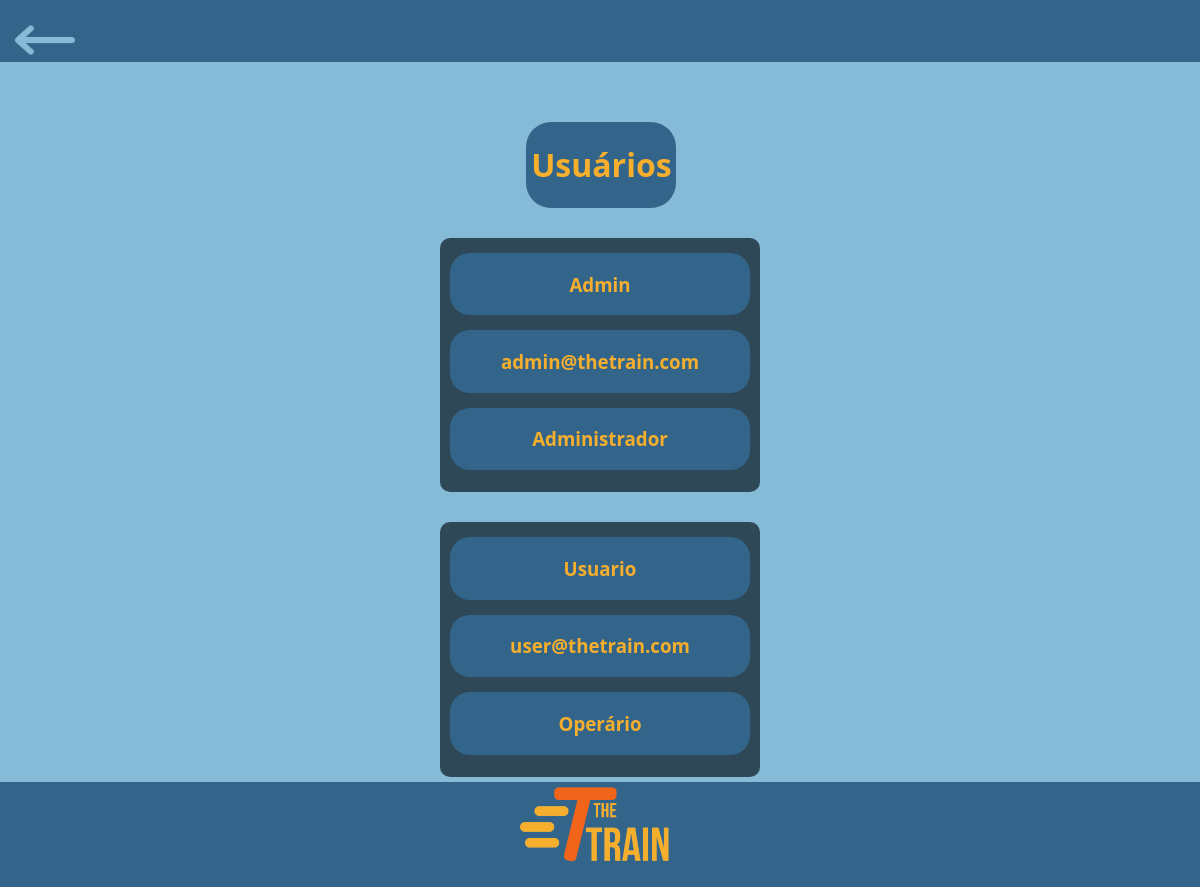
Page /private/user/dashboard/usuarios.php on the earlier database version.
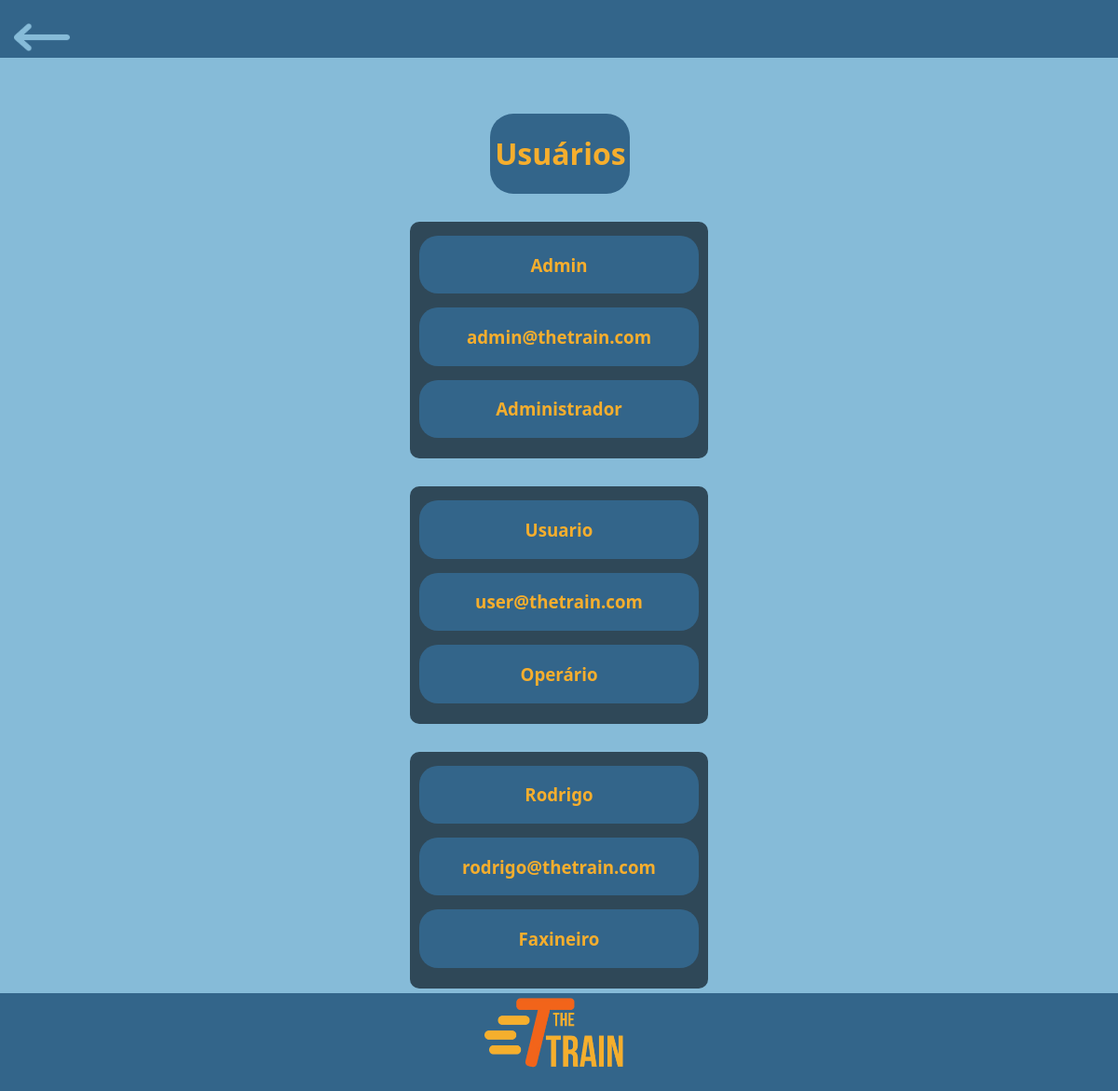
Same page on the later database version.
### tables this page shows
CREATE TABLE usuarios(
	id INT AUTO_INCREMENT NOT NULL PRIMARY KEY,
    cargo ENUM('Administrador', 'Mecânico', 'Faxineiro', 'Supervisor', 'Operário', 'Piloto') NOT NULL,
    salario DECIMAL(10, 2) NOT NULL,
    genero ENUM('Feminino', 'Masculino', 'Prefiro não dizer', 'Outro') NOT NULL,
    dataNascimento DATE NOT NULL,
    senha VARCHAR(255) NOT NULL,
    email VARCHAR(255) NOT NULL,
    nome VARCHAR(120) NOT NULL,
    cpf VARCHAR(11) UNIQUE NOT NULL,
    tipo ENUM('admin', 'funcionario') NOT NULL
);

### private/user/dashboard/usuarios.php (the view, shortened to what this page needs)
<?php
include '../../conexao/conexao.php';
$sql = 'SELECT id, nome, cargo, email FROM usuarios';
$result = $conn->query($sql);
?>
<html lang="pt-br">
<head>
    <link rel="stylesheet" href="../../../style/style.css">
</head>
<body>
    <header class="headerAzulVoltar">
        <img src="../../../assets/icons/header/setaEsquerda.png" alt="Seta" onclick="voltarPagina()">
    </header>
    <main class="gridCentro">
        <div id="usuarioTitulo">
            <h1>Usuários</h1>
        </div>
        <?php
        while ($row = $result->fetch_assoc()) {
            echo "
                <div class='quadradoAzulEscuro'>
            <div class='quadradoAzulNormal'>
                <h3>{$row['nome']}</h3>
            </div>
            <div class='quadradoAzulNormal'>
                <h3>{$row['email']}</h3>
            </div>
            <div class='quadradoAzulNormal'>
                <h3>{$row['cargo']}</h3>
            </div>
            <br>
        </div>
                ";
        }
        ?>
    </main>
    <div class="espacoFooterAzulLogo"></div>
    <footer class="footerAzulLogo">
        <img src="../../../assets/logos/logoCompleta.png" alt="Logo">
    </footer>
</body>
</html>

### style/style.css (style rules this page uses)
:root { --corAzulNormal: #33658a; --corAzulEscuro: #2f4858; --corAmarelo: #f6ae2d; --corAzulClaro: #86bbd8; --fonte-Segoe: 'Segoe UI', Tahoma, Geneva, Verdana, sans-serif; --fonte-OpenSans: OpenSans, Arial, Helvetica, sans-serif; --corLaranja: #f26419; }
.gridCentro { padding-top: 30px; display: grid; justify-content: center; }
body { background-color: var(--corAzulClaro); margin: 0; height: 100vh; font-family: var(--fonte-Segoe); }
.headerAzulVoltar { padding: 25px 15px 7px 15px; background-color: var(--corAzulNormal); }
.headerAzulVoltar img { height: 30px; }
.footerAzulArredondado, .footerAzulLogo { background-color: var(--corAzulNormal); position: fixed; width: 100%; bottom: 0; display: flex; justify-content: center; align-items: center; }
.footerAzulLogo { padding-top: 5px; }
.footerAzulLogo img { height: 100px; }
.espacoFooterAzulLogo { height: 110px; }
#usuarioTitulo { margin-top: 30px; width: 150px; text-align: center; background-color: var(--corAzulNormal); color: var(--corAmarelo); border-radius: 25px; margin-left: 27%; }
.quadradoAzulEscuro { background-color: var(--corAzulEscuro); margin-top: 30px; border-radius: 10px; display: grid; align-items: center; justify-content: center; width: 320px; }
.quadradoAzulNormal { background-color: var(--corAzulNormal); color: var(--corAmarelo); text-align: center; margin-top: 15px; border-radius: 20px; width: 300px; }

Differences in the rows shown:
added usuarios: nome "Rodrigo", email "rodrigo@thetrain.com", cargo "Faxineiro"
